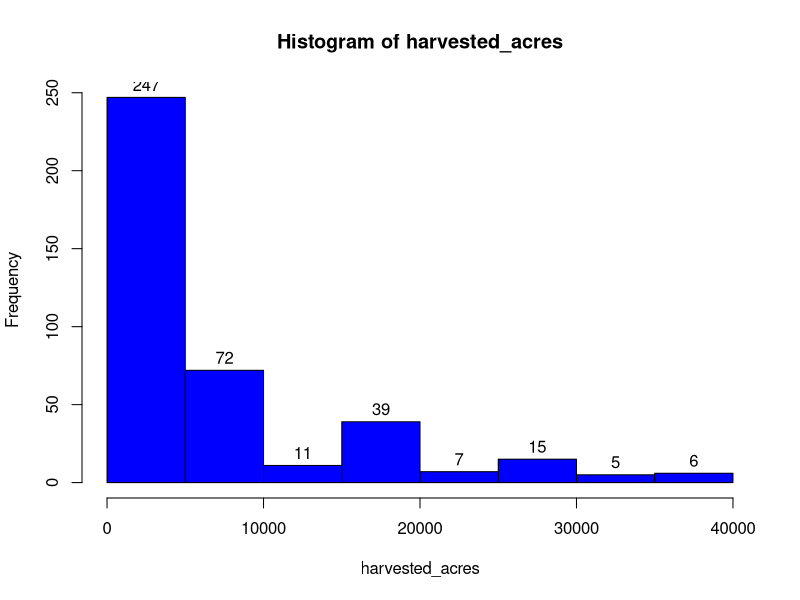
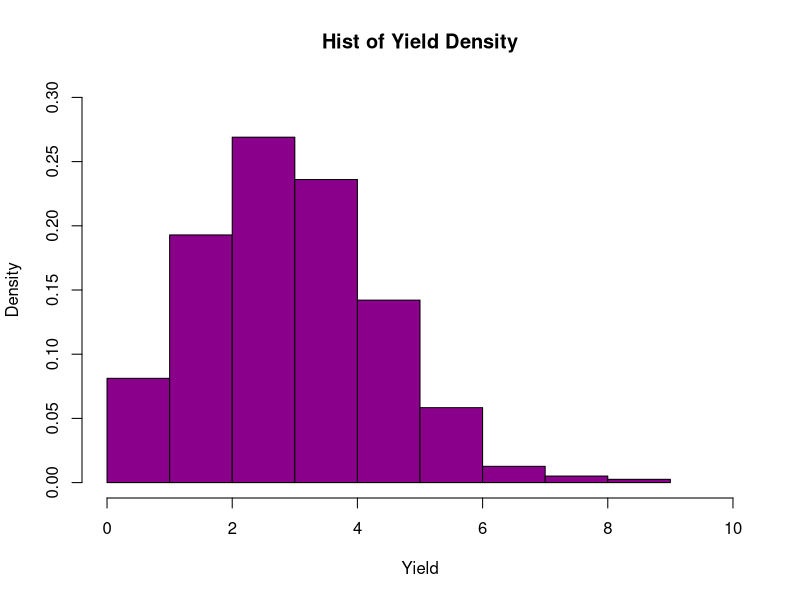
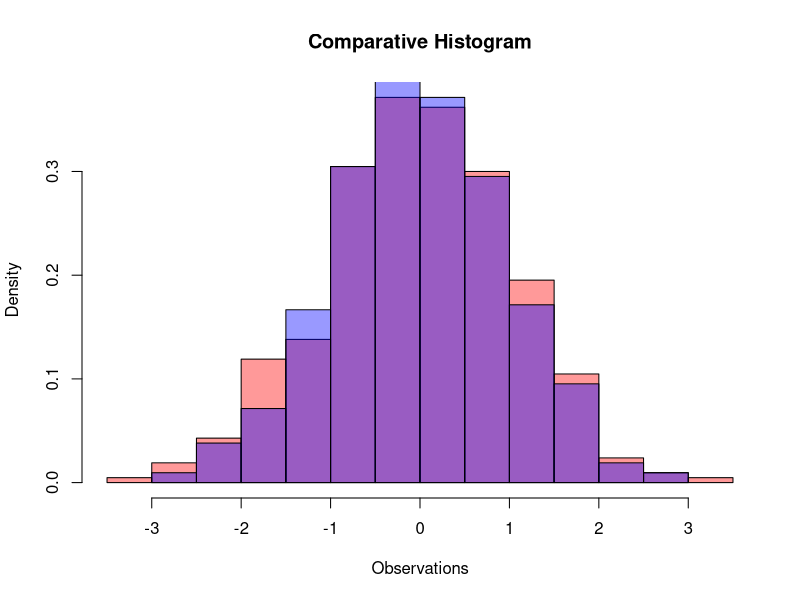
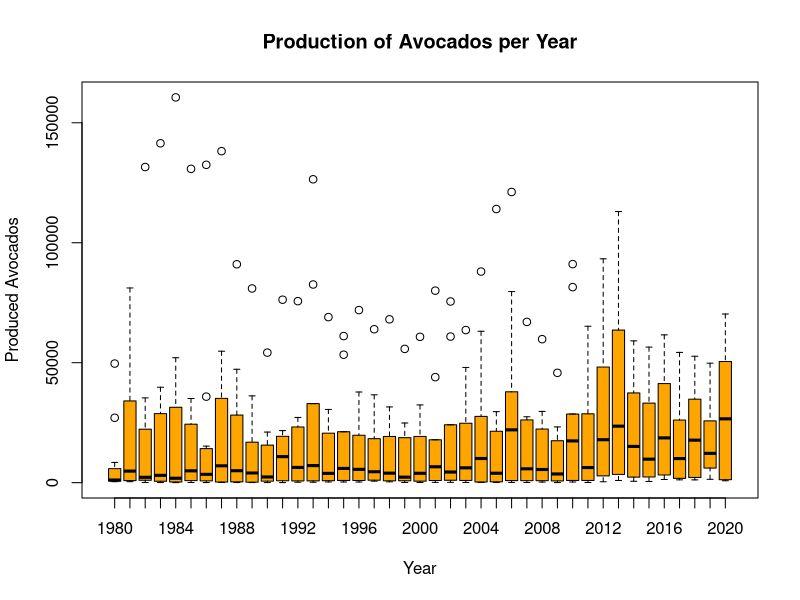
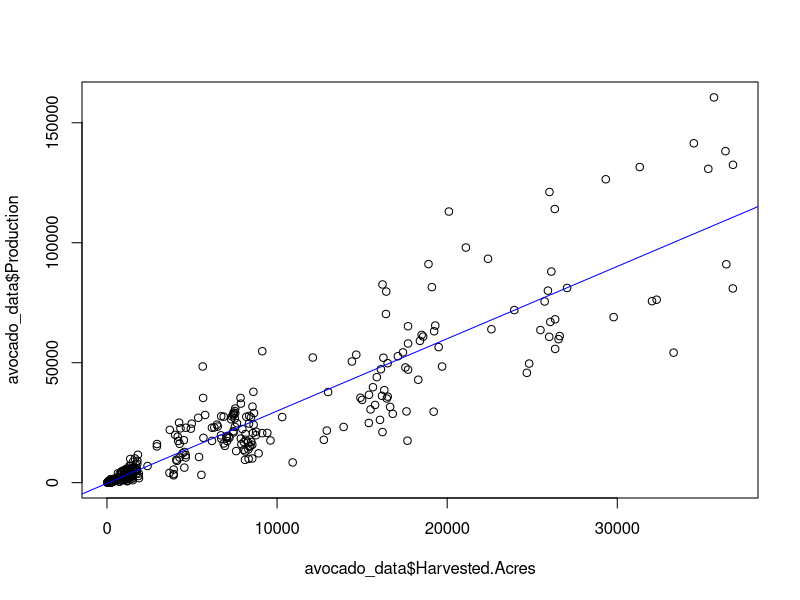

Generate these figures, in order, with R:
## ---- chunk 1

## ---- chunk 2
knitr::opts_chunk$set(echo = TRUE)
## ---- chunk 3
raw_data <- read.csv("cali_avocados.csv")
avocado_data <- data.frame(raw_data)
## ---- chunk 4
str(avocado_data)
summary(avocado_data)
## ---- chunk 5
which(is.na(avocado_data))
sum(is.na(avocado_data))
## ---- chunk 6
harvested_acres <- avocado_data$Harvested.Acres
h1 <- hist(harvested_acres, col = "blue")
text(h1$mids, h1$counts, labels = h1$counts, adj = c(0.5, -0.5))


## ---- chunk 7
hist(avocado_data$Yield, ylim = c(0, .3), main = "Hist of Yield Density",
xlab = "Yield", xlim = c(0, 10), 
col = "darkmagenta", freq = FALSE)
## ---- chunk 8
data_1 <- (rnorm(avocado_data$Harvested.Acres))
data_2 <- (rnorm(avocado_data$County))
Histogram_1 <- hist( data_1, plot = FALSE)
Histogram_2 <- hist( data_2, plot = FALSE)
plot (Histogram_1, col = rgb(1,0,0,0.4),xlab = 'Observations',freq = FALSE, main = 'Comparative Histogram')
plot (Histogram_2, xaxt = County, yaxt = Harvested.Acres,col = rgb(0,0,1,0.4), add = TRUE, freq = FALSE)
## ---- chunk 9
boxplot(Production ~ Year, data = avocado_data, col = "orange",
main = "Production of Avocados per Year", xlab = "Year", ylab =
"Produced Avocados")
## ---- chunk 10
price_mean <- mean(avocado_data$Price.P.U, na.rm = TRUE)
print(price_mean)
## ---- chunk 11
harvest_mean <- mean(avocado_data$Harvested.Acres, na.rm = TRUE)
small_harvest <- subset.data.frame(avocado_data, avocado_data$Harvested.Acres < harvest_mean)
small_harvest_price_mean <- mean(small_harvest$Price.P.U, na.rm = TRUE)
print(small_harvest_price_mean)
## ---- chunk 12
large_harvest <- subset.data.frame(avocado_data, avocado_data$Harvested.Acres > harvest_mean)
large_harvest_price_mean <- mean(large_harvest$Price.P.U, na.rm = TRUE)
print(large_harvest_price_mean)
## ---- chunk 13
t.test(x = avocado_data$Price.P.U, mu = small_harvest_price_mean)

t.test(x = avocado_data$Price.P.U, mu = large_harvest_price_mean)
## ---- chunk 14
plot(avocado_data$Harvested.Acres, avocado_data$Production)
## ---- chunk 15
acres_production_regression <- lm(Production ~ Harvested.Acres,
  data = avocado_data)
summary(acres_production_regression)
## ---- chunk 16
abline(acres_production_regression, col = "blue")
